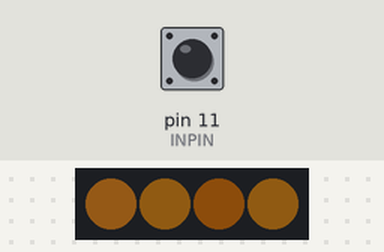
The sketch below on a simulated Arduino Uno, built with avr-gcc and run on an emulated ATmega328P. On the bench: 4 RGB LEDs in strip order, left to right. The test bench sets the inputs (shaded band); at power-on: pin 11 (INPIN) HIGH. Dim RGB values are drawn brighter than linear; random numbers use the default seed unless the sketch sets one.

Above: at 1.2 s.
1.3 s: pin 11 (INPIN) pulled LOW for 0.15 s
At 1.76 s:
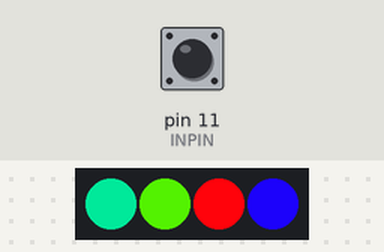
4.3 s: pin 11 (INPIN) pulled LOW for 1 s
At 5.58 s:
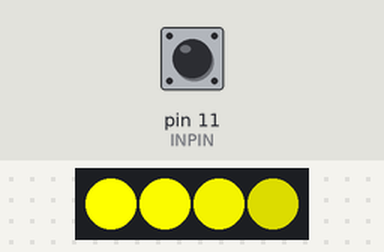
7.3 s: pin 11 (INPIN) pulled LOW for 0.15 s
At 8.96 s:
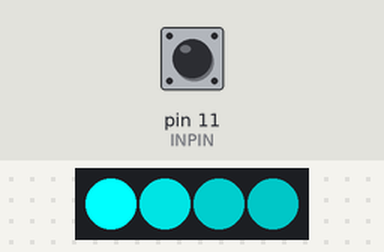
10.3 s: pin 11 (INPIN) pulled LOW for 3.2 s
At 11.09 s:
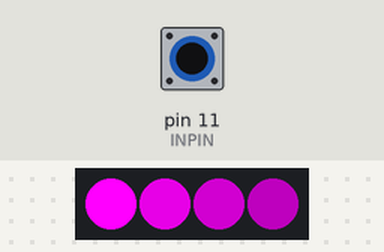
15.0 s: pin 11 (INPIN) pulsed LOW 2 times (0.12 s each, 0.3 s apart)
At 15.77 s:
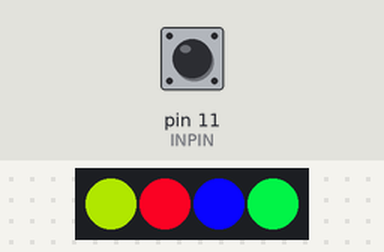
Timing chart, 0 to 19.0 s (numbered marks = the images above; inputs shaded):
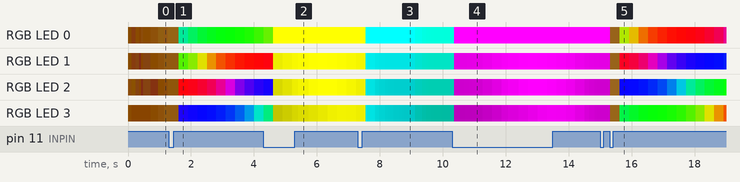

The sketch:

moodlight_nightlight.ino
```cpp
/*
NeoPixel Ring goggles sketch -- for steampunk, rave or Burning Man fashion!
Welding or costume goggles using 50mm round lenses can be outfitted with
a pair of Adafruit NeoPixel Rings: http://www.adafruit.com/product/1463

Please exercise common sense.  These goggles emit a LOT of stray light and
should NOT BE WORN ON YOUR EYES.  They're for fashion and costuming only,
for display on a hat or on your forehead.

Draws a spinning rainbow on both eyepieces.  Not a Mac beachball, honest.
"Eyes" glance around and blink at random.

For 'reflected' colors (rainbows rotate in opposite directions, while eyes
look in same direction), connect the output of the first ring to the input
of the second.  Or you can connect the inputs of both rings to the same
Arduino pin if that's easier -- the rainbows will both twirl in the same
direction in that case.

By default, pixel #0 (the first LED) on both rings should be at the TOP of
the goggles.  Looking at the BACK of the board, pixel #0 is immediately
clockwise from the OUT connection.  If a different pixel is at the top,
that's OK, the code can compensate (TOP_LED_FIRST and TOP_LED_SECOND below).

IMPORTANT: To reduce NeoPixel burnout risk, add 1000 uF capacitor across
pixel power leads, add 300 - 500 Ohm resistor on first pixel's data input
and minimize distance between Arduino and first pixel.  Avoid connecting
on a live circuit...if you must, connect GND first.
*/

#include <Adafruit_NeoPixel.h>

#define OUTPIN 12
#define INPIN 11
#define DEBOUNCELIMIT 100
#define NUMPIXELS 4

Adafruit_NeoPixel pixels = Adafruit_NeoPixel(NUMPIXELS, OUTPIN, NEO_GRB + NEO_KHZ800);

const uint16_t SinuCycle[] PROGMEM = {
    0,   0,   0,   0,   0,   0,   0,   0,   1,   1,   1,   1,   1,   2,   2,   2,
    3,   3,   4,   4,   4,   4,   5,   5,   6,   7,   7,   8,   8,   8,   9,  10,
   11,  11,  12,  13,  13,  15,  15,  17,  19,  20,  22,  24,  28,  31,  34,  38,
   43,  48,  54,  60,  66,  73,  83,  91,  99, 108, 118, 130, 141, 153, 165, 177,
  194, 208, 222, 238, 254, 275, 292, 311, 330, 350, 371, 398, 420, 443, 468, 493,
  519, 546, 566, 595, 617, 639, 662, 678, 694, 718, 726, 743, 751, 768, 777, 794,
  803, 821, 830, 839, 848, 867, 876, 885, 895, 904, 914, 924, 933, 943, 953, 963,
  963, 973, 983, 983, 993, 993,1003,1003,1014,1014,1014,1023,1023,1023,1023,1023,
 1023,1023,1023,1023,1023,1014,1014,1014,1003,1003, 993, 993, 983, 983, 973, 963,
  963, 953, 943, 933, 924, 914, 904, 895, 885, 876, 867, 848, 839, 830, 821, 803,
  794, 777, 768, 751, 743, 726, 718, 694, 678, 662, 639, 617, 595, 566, 546, 519,
  493, 468, 443, 420, 398, 371, 350, 330, 311, 292, 275, 254, 238, 222, 208, 194,
  177, 165, 153, 141, 130, 118, 108,  99,  91,  83,  73,  66,  60,  54,  48,  43,
   38,  34,  31,  28,  24,  22,  20,  19,  17,  15,  15,  13,  13,  12,  11,  11,
   10,   9,   8,   8,   8,   7,   7,   6,   5,   5,   4,   4,   4,   4,   3,   3,
    2,   2,   2,   1,   1,   1,   1,   1,   0,   0,   0,   0,   0,   0,   0,   0
};

void setup() {
  pinMode(INPIN, INPUT);
  digitalWrite(INPIN, HIGH);
  randomSeed(analogRead(A0));
  pixels.begin();
  pixels.show();
}

void loop() {
  static uint8_t mode = 4;
  static unsigned int debouncer = 0;
  if(!digitalRead(INPIN)){
    if(debouncer==DEBOUNCELIMIT){
      mode++;
      debouncer++;
    }
    else debouncer++;
  }
  else debouncer = 0;

  switch(mode%5){
    case 0:
      spinning_rainbow(10*1000/256);
      break;
    case 1:
      solid_color_breathe(42, 25);
      break;
    case 2:
      solid_color_breathe(116, 25);
      break;
    case 3:
      solid_color_breathe(221, 25);
      break;
    case 4:
      candle_flicker(random(50,200));
      break;
    default:
      for(uint8_t n = 0; n<NUMPIXELS; n++) pixels.setPixelColor(n,20,20,20);
      break;
  }

  pixels.show();

}

void spinning_rainbow(uint8_t framelength){
  static uint8_t cyclepos = 0;
  static uint8_t ditherlev = 0;
  static unsigned long int periodstart=millis();

  uint8_t pixelOffsets[] = {0, 64, 128, 192};
  uint8_t colorOffsets[] = {0, 85, 170};

  uint16_t r,g,b;

  for(uint8_t n = 0; n<NUMPIXELS; n++){
    r=pgm_read_word(&SinuCycle[(cyclepos+pixelOffsets[n]+colorOffsets[0])%256]);
    g=pgm_read_word(&SinuCycle[(cyclepos+pixelOffsets[n]+colorOffsets[1])%256]);
    b=pgm_read_word(&SinuCycle[(cyclepos+pixelOffsets[n]+colorOffsets[2])%256]);
    r=r/4+((ditherlev<(r%4))?1:0);
    g=g/4+((ditherlev<(g%4))?1:0);
    b=b/4+((ditherlev<(b%4))?1:0);
    if(r>255)r=255;
    if(g>255)g=255;
    if(b>255)b=255;
    pixels.setPixelColor(n,(uint8_t)r,(uint8_t)g,(uint8_t)b);
  }

  if (ditherlev == 3) ditherlev = 0;
  else ditherlev++;

  if(millis() > periodstart+framelength){
    cyclepos++;
    periodstart=millis();
  }
}

void candle_flicker(uint8_t framelength){
  static int level = 1000;
  static int fuel = 1000;
  static int oxygen = random(3,7);
  static unsigned long int periodstart=millis();

  if(millis() > periodstart+framelength){
    oxygen = random(3,7);
    periodstart = millis();
  }

  level += (fuel*oxygen-level/2)/4000;
  level -= 1;
  fuel -= level/3000;
  fuel += 1;

  if(level<400)level=400;
  if(level>(127*120))level=(127*120);

  for(uint8_t n = 0; n<NUMPIXELS; n++){
    int bright = level;
    if(n==2) bright+=(oxygen-5)*200;
    else if(n==0) bright-=(oxygen-5)*200;
    else if(n==1) bright+=(abs(oxygen-5)*200 - 400);
    pixels.setPixelColor(n,bright/120+3,bright/160,bright/400-((bright<800)?0:2));
  }
}

void solid_color_breathe(unsigned int hue, unsigned int framelength){
  static uint8_t cyclepos = 0;
  static uint8_t ditherlev = 0;
  static unsigned long int periodstart=millis();

  uint8_t pixelOffsets[] = {10, 60, 50, 0};

  unsigned long R,G,B;
  uint16_t r,g,b;
  R = pgm_read_word(&SinuCycle[(hue+128)%256]);
  G = pgm_read_word(&SinuCycle[(hue+42)%256]);
  B = pgm_read_word(&SinuCycle[(hue+212)%256]);

  for(uint8_t n = 0; n<NUMPIXELS; n++){
    r=pgm_read_word(&SinuCycle[(cyclepos+pixelOffsets[n])%256]);
    g=pgm_read_word(&SinuCycle[(cyclepos+pixelOffsets[n])%256]);
    b=pgm_read_word(&SinuCycle[(cyclepos+pixelOffsets[n])%256]);
    R=R*(683+(r+1)/3)/1024;//+((ditherlev<(r%4))?1:0);
    G=G*(683+(g+1)/3)/1024;//+((ditherlev<(g%4))?1:0);
    B=B*(683+(b+1)/3)/1024;//+((ditherlev<(b%4))?1:0);
    if(R>255)R=255;
    if(G>255)G=255;
    if(B>255)B=255;
    pixels.setPixelColor(n,(uint8_t)R,(uint8_t)G,(uint8_t)B);
  }

  if (ditherlev == 3) ditherlev = 0;
  else ditherlev++;

  if(millis() > periodstart+framelength){
    cyclepos++;
    periodstart=millis();
  }
}
```
